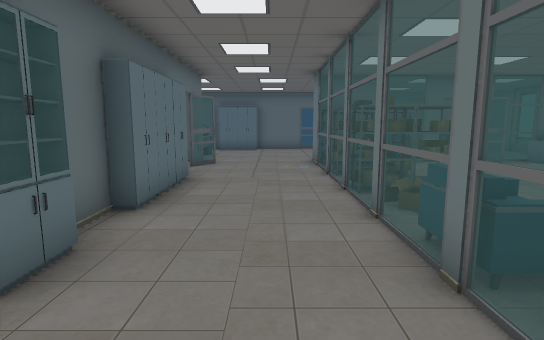
[1] (above)

24 first-person views from a walk through a 3-D level made in the Unity game engine. The camera is 1.3 m above the floor, tilts 8° down and sees 80° across. The floor is counted in squares, 1 m on a side. Each view is taken from the middle of a square. On the plan, view 1 faces up. The plan holds only what a view shows up to about 14 squares ahead; the rest is blank. The player character is not drawn.

[2]
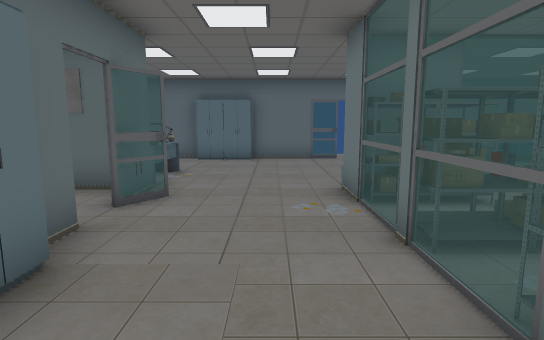

[3]
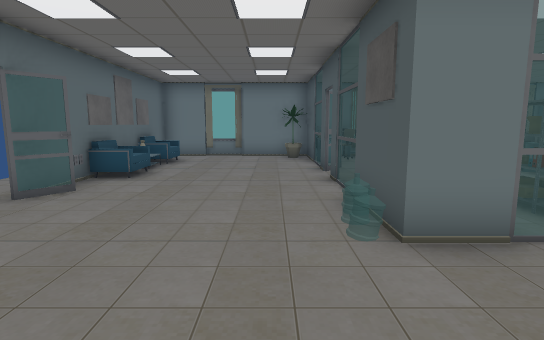

[4]
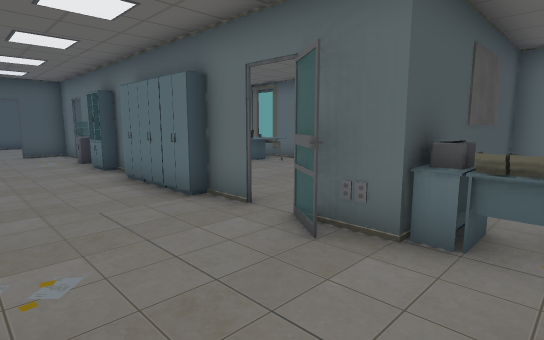

[5]
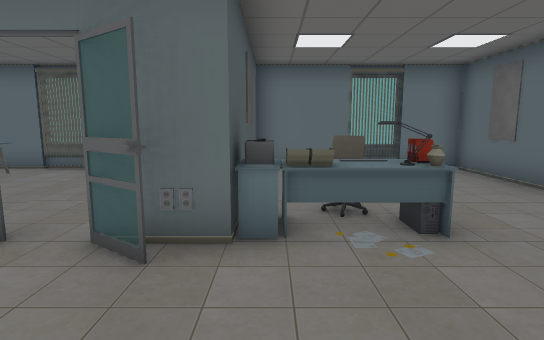

[6]
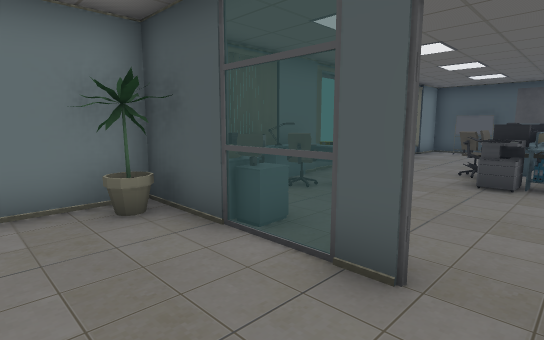

[7]
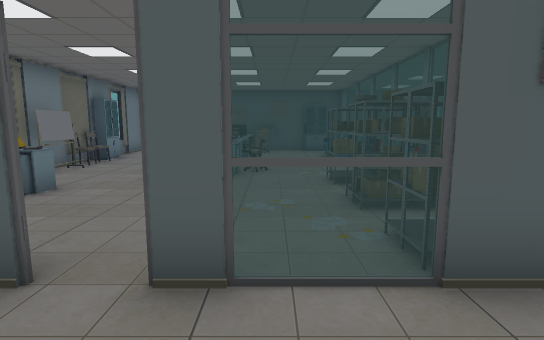

[8]
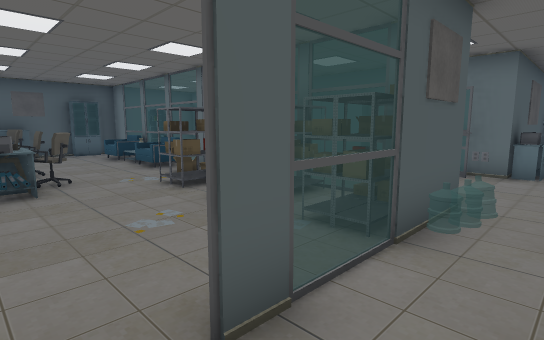

[9]
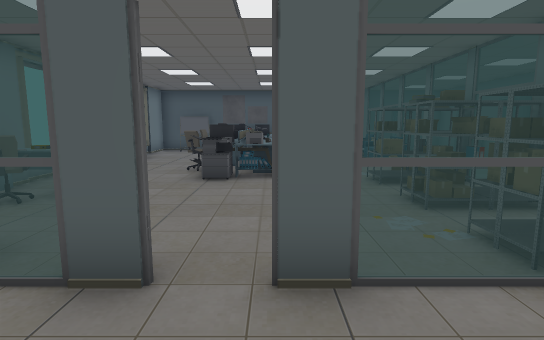

[10]
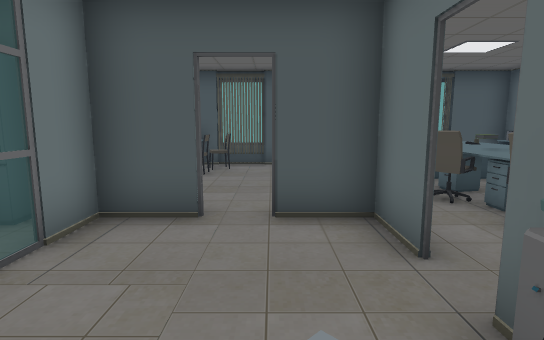

[11]
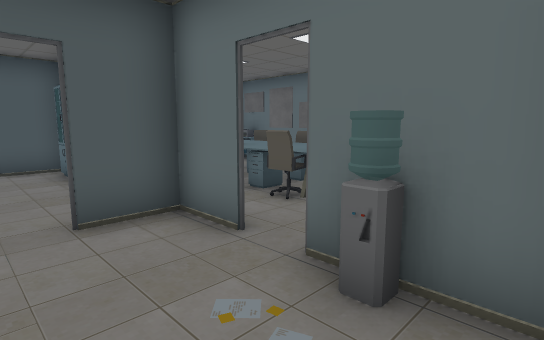

[12]
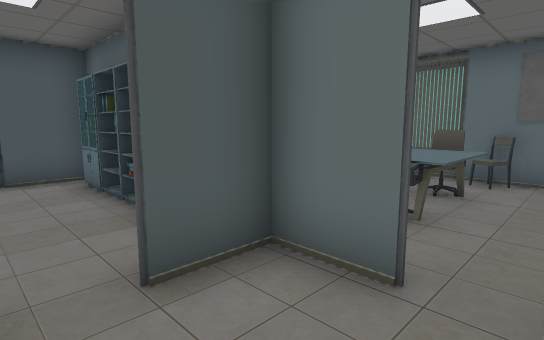

[13]
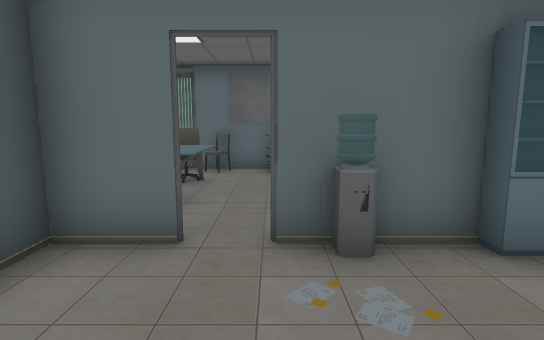

[14]
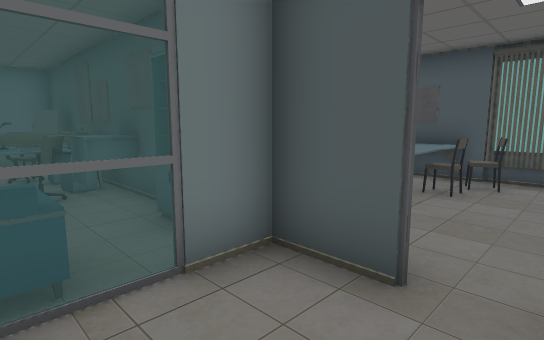

[15]
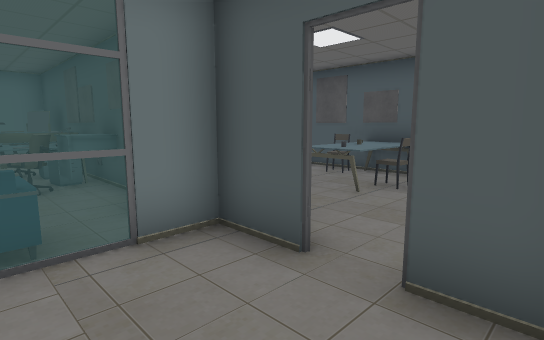

[16]
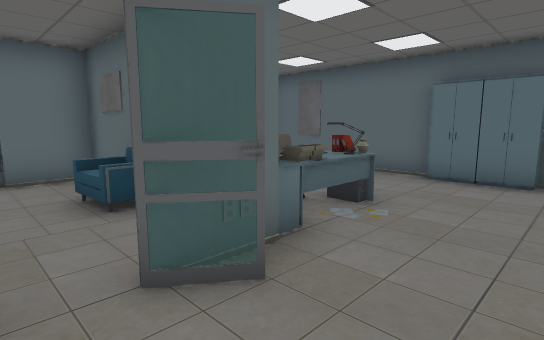

[17]
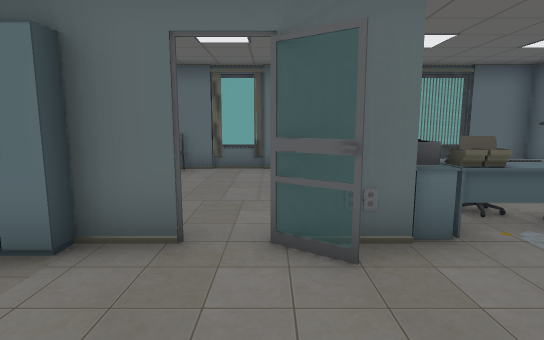

[18]
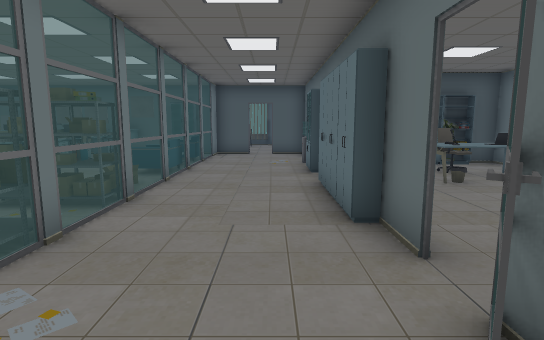

[19]
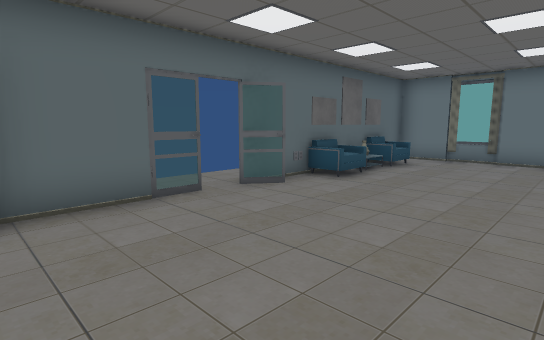

[20]
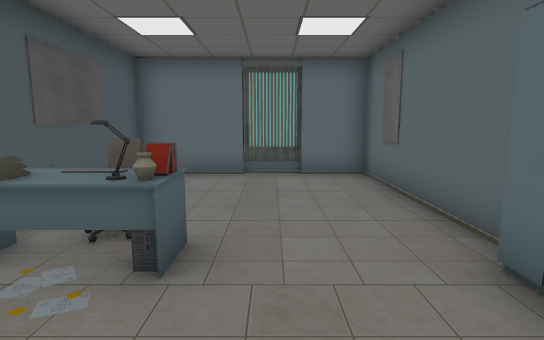

[21]
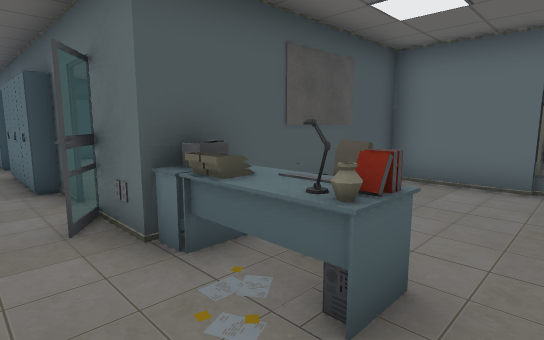

[22]
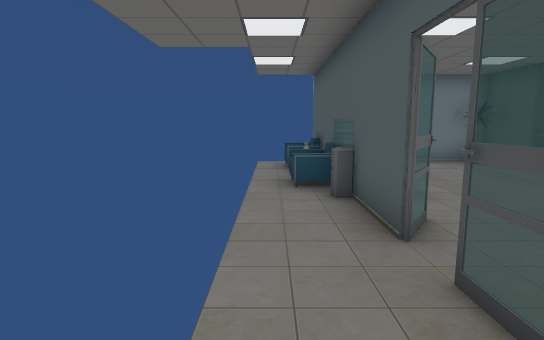

[23]
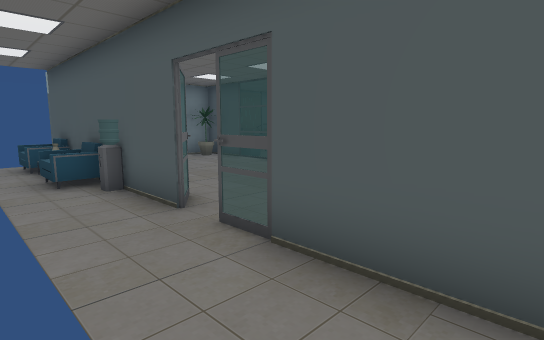

[24]
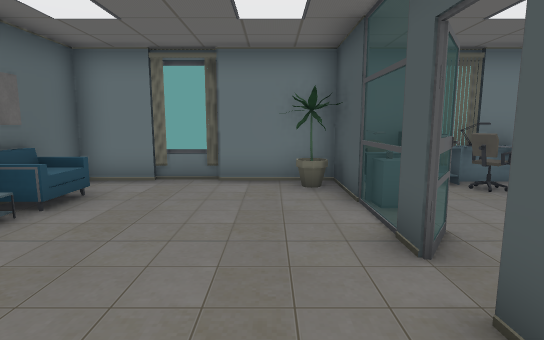

### Floor plan
Key: @ floor where view 1 was taken; # wall or solid block; . floor; = window, fence, low wall or low ledge; C chair; P poster; L lamp; T table; W water cooler; K keyboard; O other object.
Columns run from 9 left of view 1 to 12 right of it. Each row starts with its distance up from view 1.
 20         .
 19          ............
 18  ###### .#OO..#WCC#C##
 17 ##P...####...OOC#OPC.#
 16 #....................#
 15 #....................#
 14 #.....L..............#
 13 #....CK.............O#
 12 ####PTO#... ..=#.....#
 11 ###CCPOO...OOO=#OOTTO#
 10 #......O...OOO.... C##
  9 #.....##...OOO.....CO#
  8 # ....##...OOO....TOO#
  7 #O.... #...OOO.....TT#
  6 # .... #...OOO.TOO..O#
  5 #TTTT.##...=..C T ..O#
  4 #TTOO.##...C...TO ..C#
  3 #  C .#=...=..C OO..C#
  2 #     ##...=...OT ..C#
  1 #O#####W...CC.O T ..##
  0 #O....O..@.=...#T ...
 -1 #P.OOO##...=..COOOC. #
 -2 # COOC###..###P PPOO##
 -3 # OOOC#=#O ###TT
 -4 # OOOC #...
 -5 # OOO  #...T
 -6 # OO   #..TT
 -7 #O     #..CT
 -8 #O     # CTPC
 -9 ###    ########

Where each view was taken, in squares from view 1:
view 1: 0 up, 0 right, facing up
view 2: 5 up, 0 right, facing up
view 3: 13 up, 2 left, facing right
view 4: 13 up, 1 right, facing down-left
view 5: 12 up, 1 right, facing left
view 6: 14 up, 6 right, facing down-right
view 7: 14 up, 5 right, facing down
view 8: 13 up, 7 right, facing down-left
view 9: 14 up, 6 right, facing down
view 10: 2 up, 1 left, facing down
view 11: 2 up, 0 right, facing down-left
view 12: 0 up, 0 right, facing down-left
view 13: 0 up, 1 right, facing left
view 14: 0 up, 1 left, facing down-right
view 15: 0 up, 2 left, facing down-right
view 16: 9 up, 0 right, facing up-left
view 17: 10 up, 1 right, facing left
view 18: 12 up, 1 left, facing down
view 19: 12 up, 1 left, facing up-right
view 20: 15 up, 0 right, facing left
view 21: 15 up, 1 left, facing down-left
view 22: 19 up, 0 right, facing right
view 23: 20 up, 1 left, facing down-right
view 24: 13 up, 4 right, facing right
